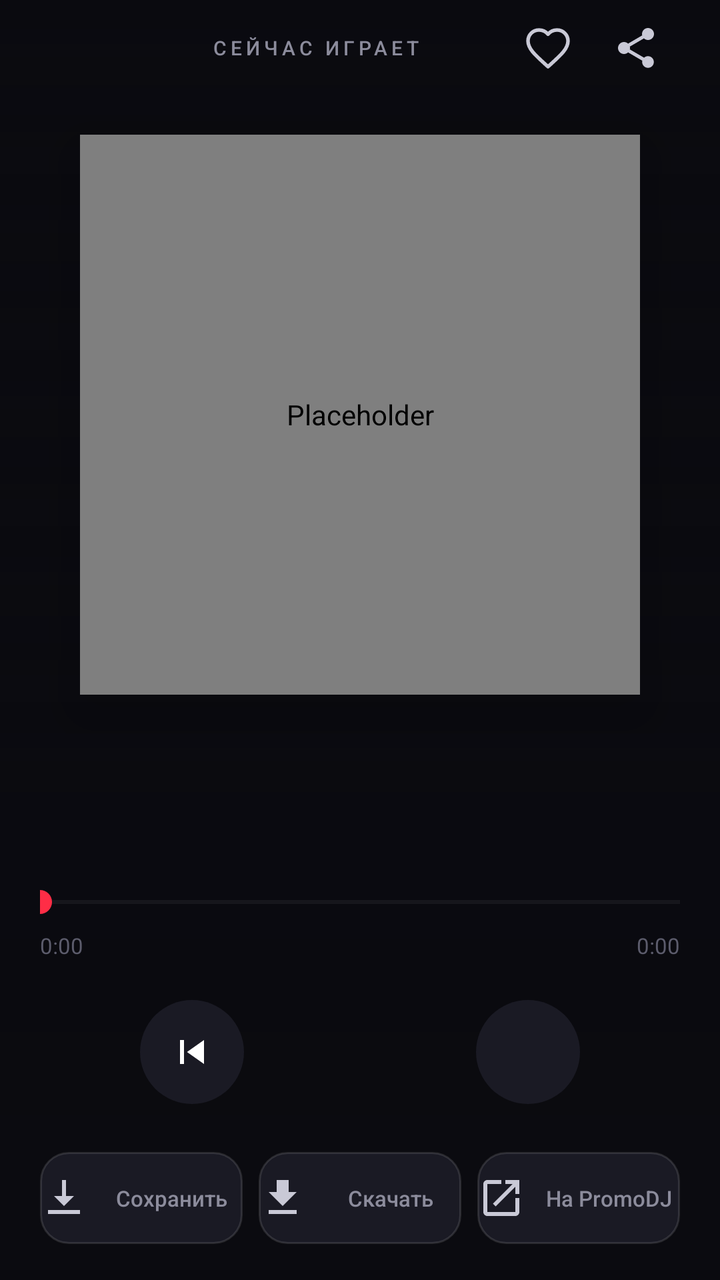
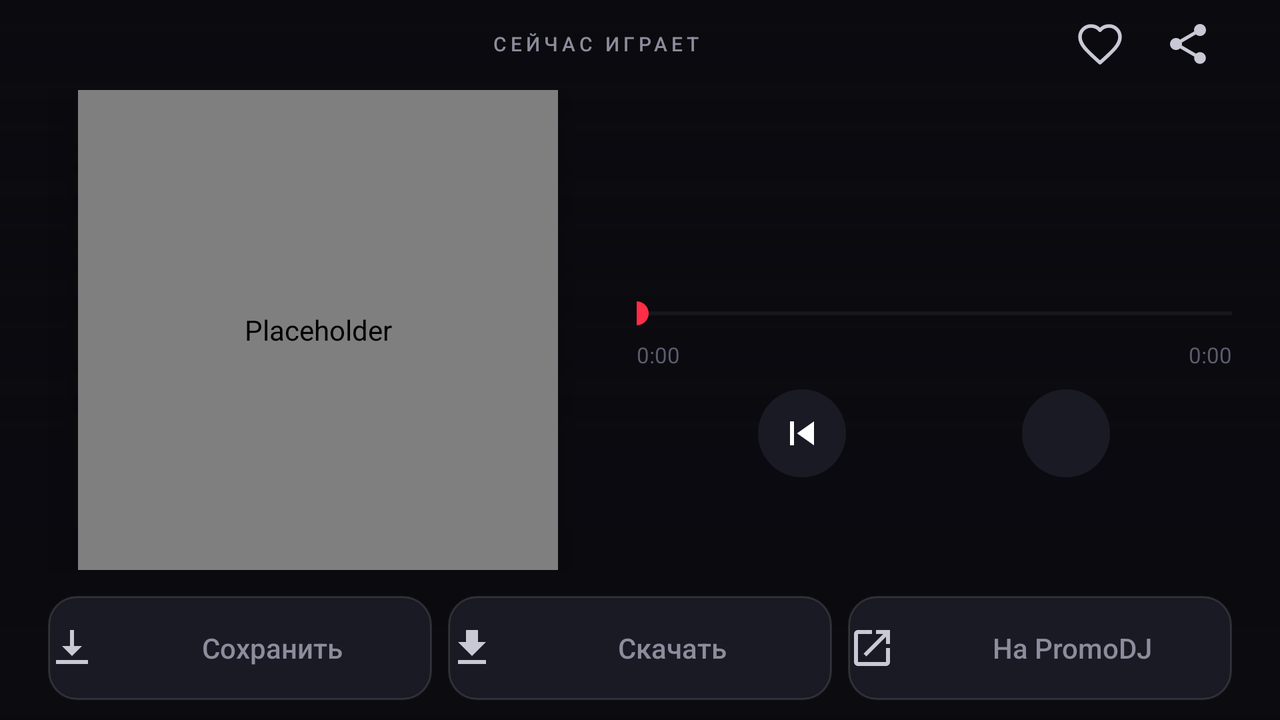

Two renders of one Android screen. The first uses the default layout on a phone; the second uses the alternative layout the repository ships for a different screen configuration, on a matching device. The two XML files are below.
<!-- AndroidManifest.xml: application theme AppTheme -->
<!-- res/layout/activity_player.xml -->
<?xml version="1.0" encoding="utf-8"?>
<FrameLayout xmlns:android="http://schemas.android.com/apk/res/android"
    android:layout_width="match_parent"
    android:layout_height="match_parent"
    android:background="@color/bg">

    <ImageView
        android:id="@+id/playerBackground"
        android:layout_width="match_parent"
        android:layout_height="match_parent"
        android:alpha="0.22"
        android:contentDescription="@null"
        android:scaleType="centerCrop" />

    <View
        android:layout_width="match_parent"
        android:layout_height="match_parent"
        android:background="@drawable/bg_player_overlay" />

    <LinearLayout
        android:id="@+id/playerContent"
        android:layout_width="match_parent"
        android:layout_height="match_parent"
        android:orientation="vertical"
        android:paddingStart="20dp"
        android:paddingEnd="20dp"
        android:paddingBottom="18dp">

        <LinearLayout
            android:layout_width="match_parent"
            android:layout_height="48dp"
            android:gravity="center_vertical"
            android:orientation="horizontal">

            <ImageButton
                android:id="@+id/back"
                android:layout_width="44dp"
                android:focusable="true"
                android:layout_height="44dp"
                android:background="?android:attr/selectableItemBackgroundBorderless"
                android:foreground="@drawable/bg_focus_circle"
                android:padding="10dp"
                android:src="@drawable/ic_back_white"
                android:contentDescription="@string/back" />

            <TextView
                android:layout_width="0dp"
                android:layout_height="wrap_content"
                android:layout_weight="1"
                android:gravity="center"
                android:letterSpacing="0.2"
                android:text="@string/now_playing"
                android:textColor="@color/text_dim"
                android:textSize="10sp"
                android:fontFamily="sans-serif-medium" />

            <ImageButton
                android:id="@+id/favorite"
                android:layout_width="44dp"
                android:focusable="true"
                android:layout_height="44dp"
                android:background="?android:attr/selectableItemBackgroundBorderless"
                android:foreground="@drawable/bg_focus_circle"
                android:padding="10dp"
                android:src="@drawable/ic_heart_outline"
                android:contentDescription="@string/favorite_add" />

            <ImageButton
                android:id="@+id/share"
                android:layout_width="44dp"
                android:focusable="true"
                android:layout_height="44dp"
                android:background="?android:attr/selectableItemBackgroundBorderless"
                android:foreground="@drawable/bg_focus_circle"
                android:padding="10dp"
                android:src="@drawable/ic_share"
                android:contentDescription="@string/share" />
        </LinearLayout>

        <FrameLayout
            android:layout_width="match_parent"
            android:layout_height="0dp"
            android:layout_weight="1"
            android:minHeight="120dp">

            <com.promodj.trendy.RoundedImageView
                android:id="@+id/cover"
                android:layout_width="280dp"
                android:layout_height="280dp"
                android:layout_gravity="center"
                android:elevation="18dp"
                android:scaleType="centerCrop"
                android:src="@drawable/ic_cover_placeholder"
                android:contentDescription="@null" />
        </FrameLayout>

        <TextView
            android:id="@+id/title"
            android:layout_width="match_parent"
            android:layout_height="wrap_content"
            android:ellipsize="end"
            android:gravity="center"
            android:lineSpacingExtra="2dp"
            android:maxLines="2"
            android:paddingStart="8dp"
            android:paddingEnd="8dp"
            android:textColor="@color/text"
            android:textSize="21sp"
            android:fontFamily="sans-serif-medium" />

        <TextView
            android:id="@+id/artist"
            android:layout_width="match_parent"
            android:layout_height="wrap_content"
            android:layout_marginTop="6dp"
            android:ellipsize="end"
            android:gravity="center"
            android:maxLines="1"
            android:paddingStart="8dp"
            android:paddingEnd="8dp"
            android:textColor="@color/text_dim"
            android:textSize="13sp" />

        <SeekBar
            android:id="@+id/seek"
            android:layout_width="match_parent"
            android:layout_height="32dp"
            android:layout_marginTop="16dp"
            android:foreground="@drawable/bg_focus_ring"
            android:max="1000"
            android:paddingStart="0dp"
            android:paddingEnd="0dp"
            android:progress="0"
            android:progressBackgroundTint="#2AFFFFFF"
            android:progressTint="@color/accent"
            android:splitTrack="false"
            android:thumbTint="@color/accent" />

        <LinearLayout
            android:layout_width="match_parent"
            android:layout_height="wrap_content"
            android:layout_marginTop="-2dp"
            android:orientation="horizontal">

            <TextView
                android:id="@+id/timeCurrent"
                android:layout_width="0dp"
                android:layout_height="wrap_content"
                android:layout_weight="1"
                android:text="0:00"
                android:textColor="@color/text_faint"
                android:textSize="11sp" />

            <TextView
                android:id="@+id/timeTotal"
                android:layout_width="wrap_content"
                android:layout_height="wrap_content"
                android:text="0:00"
                android:textColor="@color/text_faint"
                android:textSize="11sp" />
        </LinearLayout>

        <LinearLayout
            android:layout_width="match_parent"
            android:layout_height="wrap_content"
            android:layout_marginTop="10dp"
            android:gravity="center"
            android:orientation="horizontal">

            <ImageButton
                android:id="@+id/prev"
                android:layout_width="52dp"
                android:focusable="true"
                android:layout_height="52dp"
                android:background="@drawable/bg_round_button"
                android:foreground="@drawable/bg_focus_circle"
                android:padding="13dp"
                android:src="@drawable/ic_prev_white"
                android:contentDescription="@string/prev" />

            <ImageButton
                android:id="@+id/play"
                android:layout_width="72dp"
                android:focusable="true"
                android:layout_height="72dp"
                android:layout_marginStart="22dp"
                android:layout_marginEnd="22dp"
                android:background="@drawable/bg_play_circle"
                android:foreground="@drawable/bg_focus_circle"
                android:padding="22dp"
                android:src="@drawable/ic_play_white"
                android:contentDescription="@string/play" />

            <ImageButton
                android:id="@+id/next"
                android:layout_width="52dp"
                android:focusable="true"
                android:layout_height="52dp"
                android:background="@drawable/bg_round_button"
                android:foreground="@drawable/bg_focus_circle"
                android:padding="13dp"
                android:src="@drawable/ic_next_white"
                android:contentDescription="@string/next" />
        </LinearLayout>

        <TextView
            android:id="@+id/status"
            android:layout_width="match_parent"
            android:layout_height="wrap_content"
            android:layout_marginTop="8dp"
            android:gravity="center"
            android:textColor="@color/accent"
            android:textSize="11sp"
            android:visibility="gone" />

        <LinearLayout
            android:layout_width="match_parent"
            android:layout_height="wrap_content"
            android:layout_marginTop="14dp"
            android:orientation="horizontal">

            <TextView
                android:id="@+id/cache"
                android:layout_width="0dp"
                android:layout_height="46dp"
                android:layout_weight="1"
                android:layout_marginEnd="4dp"
                android:background="@drawable/bg_pill_button"
                android:drawableStart="@drawable/ic_cache"
                android:drawablePadding="6dp"
                android:focusable="true"
                android:foreground="@drawable/bg_focus_ring"
                android:gravity="center"
                android:text="@string/cache"
                android:ellipsize="end"
                android:maxLines="1"
                android:textColor="@color/text_dim"
                android:textSize="11sp"
                android:fontFamily="sans-serif-medium" />

            <TextView
                android:id="@+id/download"
                android:layout_width="0dp"
                android:layout_height="46dp"
                android:layout_weight="1"
                android:layout_marginStart="4dp"
                android:layout_marginEnd="4dp"
                android:background="@drawable/bg_pill_button"
                android:drawableStart="@drawable/ic_download"
                android:drawablePadding="6dp"
                android:focusable="true"
                android:foreground="@drawable/bg_focus_ring"
                android:gravity="center"
                android:text="@string/download"
                android:ellipsize="end"
                android:maxLines="1"
                android:textColor="@color/text_dim"
                android:textSize="11sp"
                android:fontFamily="sans-serif-medium" />

            <TextView
                android:id="@+id/openSite"
                android:layout_width="0dp"
                android:layout_height="46dp"
                android:layout_weight="1"
                android:layout_marginStart="4dp"
                android:background="@drawable/bg_pill_button"
                android:drawableStart="@drawable/ic_open"
                android:drawablePadding="6dp"
                android:focusable="true"
                android:foreground="@drawable/bg_focus_ring"
                android:gravity="center"
                android:text="@string/open_site"
                android:ellipsize="end"
                android:maxLines="1"
                android:textColor="@color/text_dim"
                android:textSize="11sp"
                android:fontFamily="sans-serif-medium" />
        </LinearLayout>
    </LinearLayout>
</FrameLayout>
<!-- resources referenced by this layout -->
<resources>
  <color name="accent">#FF2D46</color>
  <color name="bg">#0A0A0F</color>
  <color name="text">#F3F3F8</color>
  <color name="text_dim">#8C8C9C</color>
  <color name="text_faint">#5C5C6C</color>
  <!-- drawable bg_pill_button (drawable) -->
  <?xml version="1.0" encoding="utf-8"?>
  <shape xmlns:android="http://schemas.android.com/apk/res/android" android:shape="rectangle">
      <solid android:color="@color/surface2" />
      <corners android:radius="14dp" />
      <stroke android:width="1dp" android:color="#1FFFFFFF" />
  </shape>
  <!-- drawable bg_player_overlay (drawable) -->
  <?xml version="1.0" encoding="utf-8"?>
  <shape xmlns:android="http://schemas.android.com/apk/res/android"
      android:shape="rectangle">
      <gradient
          android:angle="270"
          android:centerColor="#E60A0A0F"
          android:centerY="0.62"
          android:endColor="#FF0A0A0F"
          android:startColor="#00000000"
          android:type="linear" />
  </shape>
  <!-- drawable bg_round_button (drawable) -->
  <?xml version="1.0" encoding="utf-8"?>
  <ripple xmlns:android="http://schemas.android.com/apk/res/android" android:color="#22FFFFFF">
      <item>
          <shape android:shape="oval">
              <solid android:color="@color/surface2" />
          </shape>
      </item>
  </ripple>
  <!-- drawable ic_cache (drawable) -->
  <?xml version="1.0" encoding="utf-8"?>
  <vector xmlns:android="http://schemas.android.com/apk/res/android"
      android:width="24dp"
      android:height="24dp"
      android:viewportWidth="24"
      android:viewportHeight="24">
      <path
          android:fillColor="#C9C9D6"
          android:pathData="M11,3h2v8h4l-5,5 -5,-5h4zM4,18h16v2H4z" />
  </vector>
  <!-- drawable ic_download (drawable) -->
  <?xml version="1.0" encoding="utf-8"?>
  <vector xmlns:android="http://schemas.android.com/apk/res/android"
      android:width="24dp" android:height="24dp"
      android:viewportWidth="24" android:viewportHeight="24">
      <path android:fillColor="#C9C9D6" android:pathData="M19,9h-4V3H9v6H5l7,7 7,-7zM5,18v2h14v-2H5z" />
  </vector>
  <!-- drawable ic_open (drawable) -->
  <?xml version="1.0" encoding="utf-8"?>
  <vector xmlns:android="http://schemas.android.com/apk/res/android"
      android:width="24dp" android:height="24dp"
      android:viewportWidth="24" android:viewportHeight="24">
      <path android:fillColor="#C9C9D6" android:pathData="M19,19H5V5h7V3H5c-1.11,0 -2,0.9 -2,2v14c0,1.1 0.89,2 2,2h14c1.1,0 2,-0.9 2,-2v-7h-2v7zM14,3v2h3.59l-9.83,9.83 1.41,1.41L19,6.41V10h2V3h-7z" />
  </vector>
  <!-- drawable ic_prev_white (drawable) -->
  <?xml version="1.0" encoding="utf-8"?>
  <vector xmlns:android="http://schemas.android.com/apk/res/android"
      android:width="24dp" android:height="24dp"
      android:viewportWidth="24" android:viewportHeight="24">
      <path android:fillColor="#FFFFFF" android:pathData="M6,6h2v12H6zM18,6l-8.5,6 8.5,6z" />
  </vector>
  <string name="back">Назад</string>
  <string name="cache">Сохранить</string>
  <string name="download">Скачать</string>
  <string name="favorite_add">В избранное</string>
  <string name="next">Следующий</string>
  <string name="now_playing">СЕЙЧАС ИГРАЕТ</string>
  <string name="open_site">На PromoDJ</string>
  <string name="play">Играть</string>
  <string name="prev">Предыдущий</string>
  <string name="share">Поделиться</string>
  <color name="transparent">#00000000</color>
  <color name="white">#FFFFFF</color>
  <color name="surface2">#1A1A24</color>
  <!-- drawable ic_note_gray (drawable) -->
  <?xml version="1.0" encoding="utf-8"?>
  <vector xmlns:android="http://schemas.android.com/apk/res/android"
      android:width="24dp" android:height="24dp"
      android:viewportWidth="24" android:viewportHeight="24">
      <path android:fillColor="#5C5C6C" android:pathData="M12,3v10.55c-0.59,-0.34 -1.27,-0.55 -2,-0.55 -2.21,0 -4,1.79 -4,4s1.79,4 4,4 4,-1.79 4,-4V7h4V3h-6z" />
  </vector>
  <!-- some entries are left out for length -->
</resources>
<!-- res/layout-land/activity_player.xml (the repository's variant of the layout above) -->
<!-- drawn on the phone turned sideways -->
<?xml version="1.0" encoding="utf-8"?>
<FrameLayout xmlns:android="http://schemas.android.com/apk/res/android"
    android:layout_width="match_parent"
    android:layout_height="match_parent"
    android:background="@color/bg">

    <ImageView
        android:id="@+id/playerBackground"
        android:layout_width="match_parent"
        android:layout_height="match_parent"
        android:alpha="0.22"
        android:contentDescription="@null"
        android:scaleType="centerCrop" />

    <View
        android:layout_width="match_parent"
        android:layout_height="match_parent"
        android:background="@drawable/bg_player_overlay" />

    <LinearLayout
        android:id="@+id/playerContent"
        android:layout_width="match_parent"
        android:layout_height="match_parent"
        android:orientation="vertical"
        android:paddingStart="24dp"
        android:paddingEnd="24dp"
        android:paddingBottom="10dp">

        <LinearLayout
            android:layout_width="match_parent"
            android:layout_height="44dp"
            android:gravity="center_vertical"
            android:orientation="horizontal">

            <ImageButton
                android:id="@+id/back"
                android:layout_width="44dp"
                android:focusable="true"
                android:layout_height="44dp"
                android:background="?android:attr/selectableItemBackgroundBorderless"
                android:foreground="@drawable/bg_focus_circle"
                android:padding="10dp"
                android:src="@drawable/ic_back_white"
                android:contentDescription="@string/back" />

            <TextView
                android:layout_width="0dp"
                android:layout_height="wrap_content"
                android:layout_weight="1"
                android:gravity="center"
                android:letterSpacing="0.2"
                android:text="@string/now_playing"
                android:textColor="@color/text_dim"
                android:textSize="10sp"
                android:fontFamily="sans-serif-medium" />

            <ImageButton
                android:id="@+id/favorite"
                android:layout_width="44dp"
                android:focusable="true"
                android:layout_height="44dp"
                android:background="?android:attr/selectableItemBackgroundBorderless"
                android:foreground="@drawable/bg_focus_circle"
                android:padding="10dp"
                android:src="@drawable/ic_heart_outline"
                android:contentDescription="@string/favorite_add" />

            <ImageButton
                android:id="@+id/share"
                android:layout_width="44dp"
                android:focusable="true"
                android:layout_height="44dp"
                android:background="?android:attr/selectableItemBackgroundBorderless"
                android:foreground="@drawable/bg_focus_circle"
                android:padding="10dp"
                android:src="@drawable/ic_share"
                android:contentDescription="@string/share" />
        </LinearLayout>

        <LinearLayout
            android:layout_width="match_parent"
            android:layout_height="0dp"
            android:layout_weight="1"
            android:gravity="center_vertical"
            android:orientation="horizontal">

            <FrameLayout
                android:layout_width="0dp"
                android:layout_height="match_parent"
                android:layout_weight="1">

                <com.promodj.trendy.RoundedImageView
                    android:id="@+id/cover"
                    android:layout_width="240dp"
                    android:layout_height="240dp"
                    android:layout_gravity="center"
                    android:elevation="18dp"
                    android:scaleType="centerCrop"
                    android:src="@drawable/ic_cover_placeholder"
                    android:contentDescription="@null" />
            </FrameLayout>

            <LinearLayout
                android:layout_width="0dp"
                android:layout_height="wrap_content"
                android:layout_weight="1.1"
                android:layout_marginStart="24dp"
                android:orientation="vertical">

                <TextView
                    android:id="@+id/title"
                    android:layout_width="match_parent"
                    android:layout_height="wrap_content"
                    android:ellipsize="end"
                    android:lineSpacingExtra="2dp"
                    android:maxLines="2"
                    android:textColor="@color/text"
                    android:textSize="20sp"
                    android:fontFamily="sans-serif-medium" />

                <TextView
                    android:id="@+id/artist"
                    android:layout_width="match_parent"
                    android:layout_height="wrap_content"
                    android:layout_marginTop="4dp"
                    android:ellipsize="end"
                    android:maxLines="1"
                    android:textColor="@color/text_dim"
                    android:textSize="13sp" />

                <SeekBar
                    android:id="@+id/seek"
                    android:layout_width="match_parent"
                    android:layout_height="30dp"
                    android:layout_marginTop="8dp"
                    android:foreground="@drawable/bg_focus_ring"
                    android:max="1000"
                    android:paddingStart="0dp"
                    android:paddingEnd="0dp"
                    android:progress="0"
                    android:progressBackgroundTint="#2AFFFFFF"
                    android:progressTint="@color/accent"
                    android:splitTrack="false"
                    android:thumbTint="@color/accent" />

                <LinearLayout
                    android:layout_width="match_parent"
                    android:layout_height="wrap_content"
                    android:layout_marginTop="-2dp"
                    android:orientation="horizontal">

                    <TextView
                        android:id="@+id/timeCurrent"
                        android:layout_width="0dp"
                        android:layout_height="wrap_content"
                        android:layout_weight="1"
                        android:text="0:00"
                        android:textColor="@color/text_faint"
                        android:textSize="11sp" />

                    <TextView
                        android:id="@+id/timeTotal"
                        android:layout_width="wrap_content"
                        android:layout_height="wrap_content"
                        android:text="0:00"
                        android:textColor="@color/text_faint"
                        android:textSize="11sp" />
                </LinearLayout>

                <LinearLayout
                    android:layout_width="match_parent"
                    android:layout_height="wrap_content"
                    android:layout_marginTop="4dp"
                    android:gravity="center"
                    android:orientation="horizontal">

                    <ImageButton
                        android:id="@+id/prev"
                        android:layout_width="44dp"
                        android:focusable="true"
                        android:layout_height="44dp"
                        android:background="@drawable/bg_round_button"
                        android:foreground="@drawable/bg_focus_circle"
                        android:padding="12dp"
                        android:src="@drawable/ic_prev_white"
                        android:contentDescription="@string/prev" />

                    <ImageButton
                        android:id="@+id/play"
                        android:layout_width="56dp"
                        android:focusable="true"
                        android:layout_height="56dp"
                        android:layout_marginStart="16dp"
                        android:layout_marginEnd="16dp"
                        android:background="@drawable/bg_play_circle"
                        android:foreground="@drawable/bg_focus_circle"
                        android:padding="20dp"
                        android:src="@drawable/ic_play_white"
                        android:contentDescription="@string/play" />

                    <ImageButton
                        android:id="@+id/next"
                        android:layout_width="44dp"
                        android:focusable="true"
                        android:layout_height="44dp"
                        android:background="@drawable/bg_round_button"
                        android:foreground="@drawable/bg_focus_circle"
                        android:padding="12dp"
                        android:src="@drawable/ic_next_white"
                        android:contentDescription="@string/next" />
                </LinearLayout>

                <TextView
                    android:id="@+id/status"
                    android:layout_width="match_parent"
                    android:layout_height="wrap_content"
                    android:layout_marginTop="6dp"
                    android:gravity="center"
                    android:textColor="@color/accent"
                    android:textSize="11sp"
                    android:visibility="gone" />

            </LinearLayout>
        </LinearLayout>

        <LinearLayout
            android:layout_width="match_parent"
            android:layout_height="wrap_content"
            android:layout_marginTop="12dp"
            android:orientation="horizontal">

            <TextView
                android:id="@+id/cache"
                android:layout_width="0dp"
                android:layout_height="52dp"
                android:layout_weight="1"
                android:layout_marginEnd="4dp"
                android:background="@drawable/bg_pill_button"
                android:drawableStart="@drawable/ic_cache"
                android:drawablePadding="8dp"
                android:focusable="true"
                android:foreground="@drawable/bg_focus_ring"
                android:gravity="center"
                android:text="@string/cache"
                android:ellipsize="end"
                android:maxLines="1"
                android:textColor="@color/text_dim"
                android:textSize="14sp"
                android:fontFamily="sans-serif-medium" />

            <TextView
                android:id="@+id/download"
                android:layout_width="0dp"
                android:layout_height="52dp"
                android:layout_weight="1"
                android:layout_marginStart="4dp"
                android:layout_marginEnd="4dp"
                android:background="@drawable/bg_pill_button"
                android:drawableStart="@drawable/ic_download"
                android:drawablePadding="8dp"
                android:focusable="true"
                android:foreground="@drawable/bg_focus_ring"
                android:gravity="center"
                android:text="@string/download"
                android:ellipsize="end"
                android:maxLines="1"
                android:textColor="@color/text_dim"
                android:textSize="14sp"
                android:fontFamily="sans-serif-medium" />

            <TextView
                android:id="@+id/openSite"
                android:layout_width="0dp"
                android:layout_height="52dp"
                android:layout_weight="1"
                android:layout_marginStart="4dp"
                android:background="@drawable/bg_pill_button"
                android:drawableStart="@drawable/ic_open"
                android:drawablePadding="8dp"
                android:focusable="true"
                android:foreground="@drawable/bg_focus_ring"
                android:gravity="center"
                android:text="@string/open_site"
                android:ellipsize="end"
                android:maxLines="1"
                android:textColor="@color/text_dim"
                android:textSize="14sp"
                android:fontFamily="sans-serif-medium" />
        </LinearLayout>
    </LinearLayout>
</FrameLayout>
